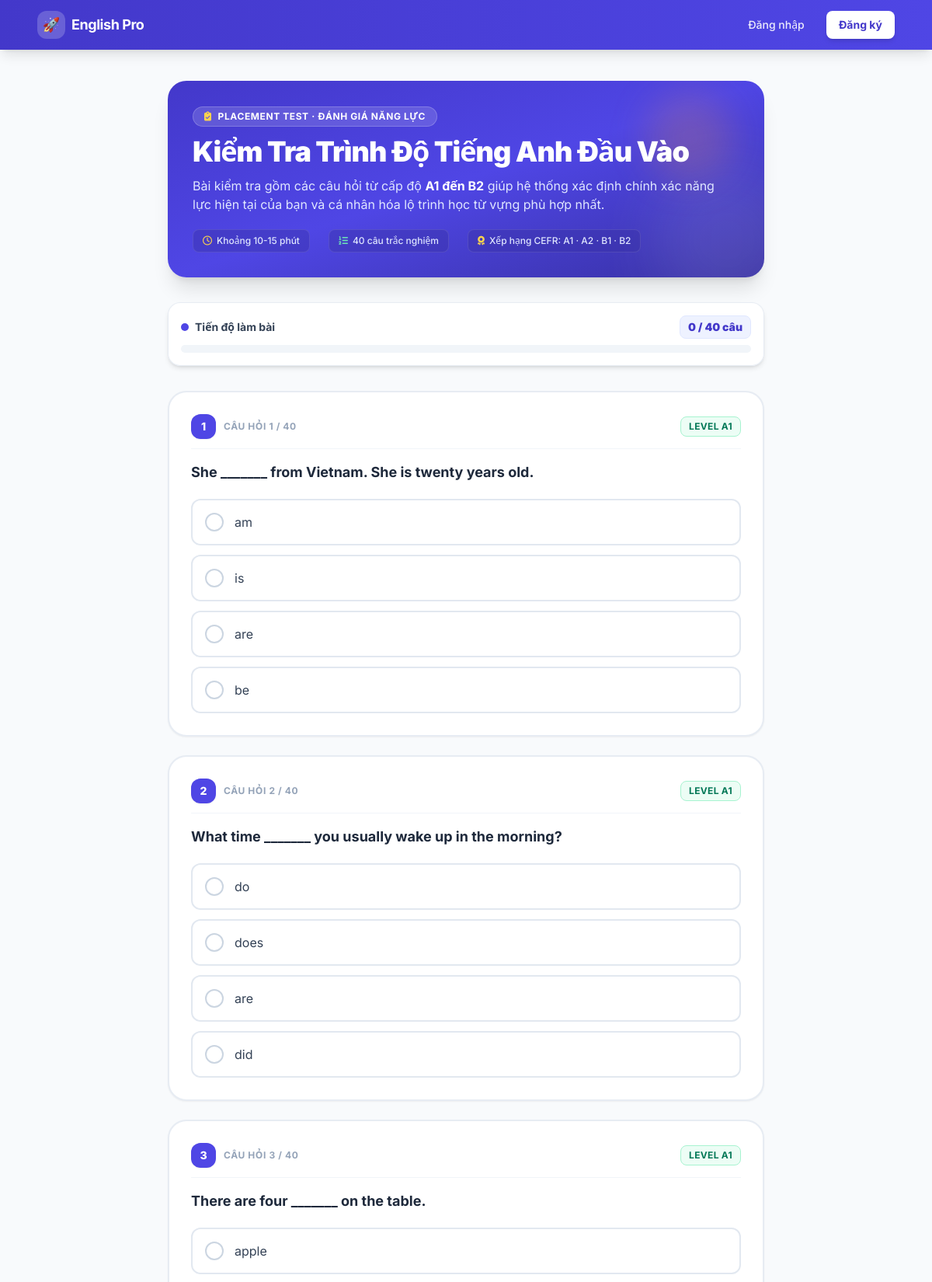
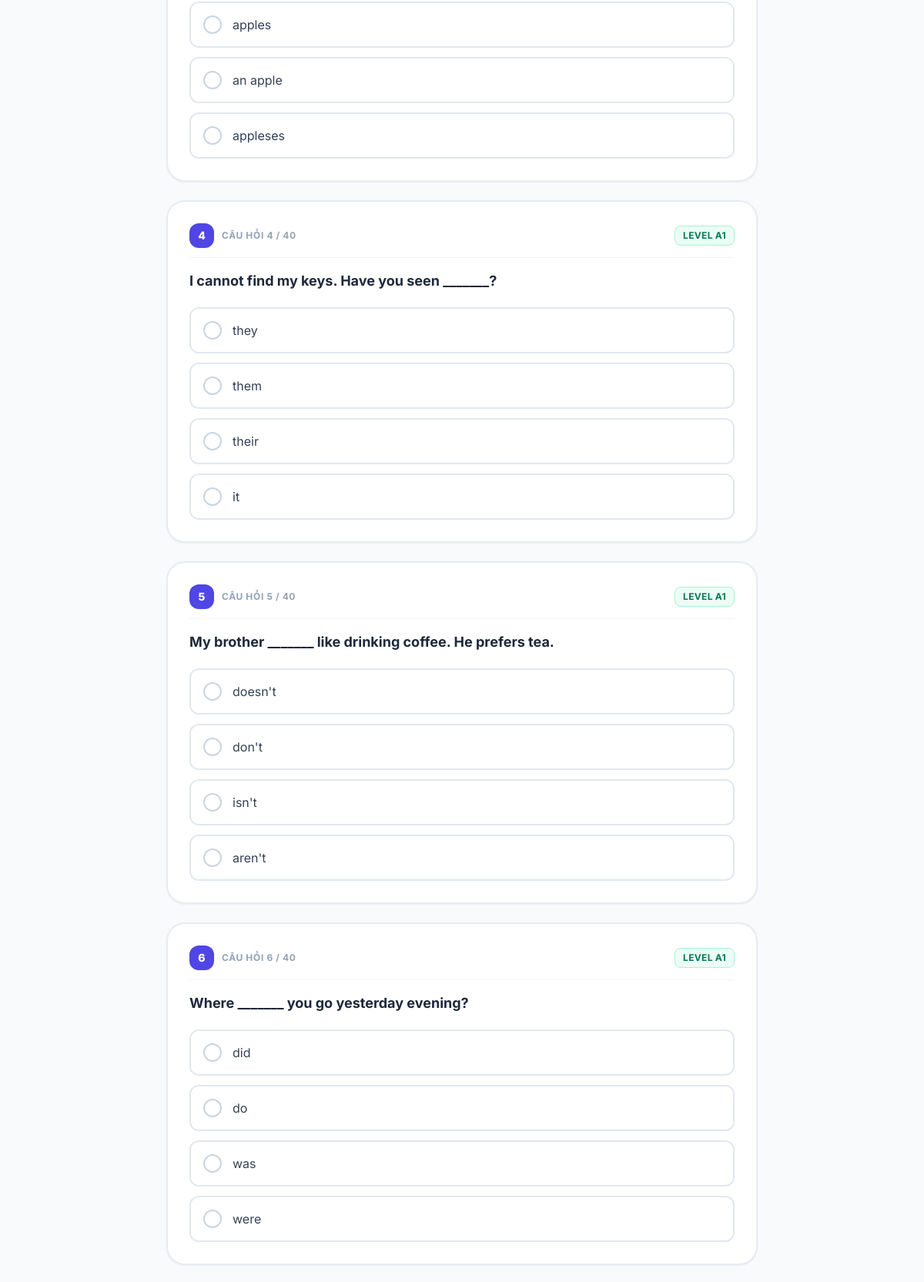
The page /placement-test/ (upper part) on the database its author committed (2 pictures, top to bottom).
### core/models.py (models this page shows, shortened)
class PlacementQuestion(models.Model):
    question_text = models.CharField(max_length=500, verbose_name="Nội dung câu hỏi")
    level = models.CharField(
        max_length=2,
        choices=LEVEL_CHOICES,
        default="A1",
        verbose_name="Độ khó",
    )
    order = models.PositiveIntegerField(default=0, verbose_name="Thứ tự sắp xếp")
    created_at = models.DateTimeField(auto_now_add=True, verbose_name="Ngày tạo")
    class Meta:
        verbose_name = "Câu hỏi test đầu vào"
        verbose_name_plural = "Câu hỏi test đầu vào"
        ordering = ["order", "id"]

class PlacementChoice(models.Model):
    question = models.ForeignKey(
        PlacementQuestion,
        on_delete=models.CASCADE,
        related_name="choices",
        verbose_name="Câu hỏi",
    )
    choice_text = models.CharField(max_length=255, verbose_name="Nội dung lựa chọn")
    is_correct = models.BooleanField(default=False, verbose_name="Đáp án đúng")
    class Meta:
        verbose_name = "Lựa chọn đáp án"
        verbose_name_plural = "Lựa chọn đáp án"

### core/views.py (the view, shortened to what this page needs)
# urls.py: path("placement-test/", views.placement_test_view, name="placement_test"),
def placement_test_view(request):
    questions = PlacementQuestion.objects.prefetch_related("choices").order_by("order", "id")
    return render(
        request,
        "core/placement_test.html",
        {
            "questions": questions,
            "total_questions": questions.count(),
        },
    )

### templates/core/placement_test.html (shortened to what this page needs)
{% extends "core/base.html" %}
{% block content %}
<div class="max-w-3xl mx-auto space-y-6 sm:space-y-8 animate-slide-up pb-20">
    <div class="bg-gradient-to-br from-brand-700 via-brand-600 to-indigo-800 rounded-3xl p-6 sm:p-8 text-white relative overflow-hidden shadow-xl">
        <div class="absolute -right-12 -bottom-12 w-48 h-48 bg-white/10 rounded-full blur-2xl pointer-events-none"></div>
        <div class="absolute right-10 top-4 w-28 h-28 bg-accent-400/20 rounded-full blur-xl pointer-events-none"></div>
        <div class="relative z-10 space-y-3">
            <div class="inline-flex items-center gap-2 bg-white/15 backdrop-blur-md px-3.5 py-1 rounded-full text-xs font-bold tracking-wider uppercase border border-white/20">
                <i class="fas fa-clipboard-check text-amber-300"></i>
                <span>Placement Test · Đánh giá năng lực</span>
            </div>
            <h1 class="text-2xl sm:text-3xl lg:text-4xl font-black tracking-tight leading-tight">
                Kiểm Tra Trình Độ Tiếng Anh Đầu Vào
            </h1>
            <p class="text-brand-100 text-sm sm:text-base leading-relaxed max-w-2xl">
                Bài kiểm tra gồm các câu hỏi từ cấp độ <strong class="text-white">A1 đến B2</strong> giúp hệ thống xác định chính xác năng lực hiện tại của bạn và cá nhân hóa lộ trình học từ vựng phù hợp nhất.
            </p>
            <div class="pt-2 flex flex-wrap items-center gap-3 sm:gap-6 text-xs text-brand-100 font-medium">
                <span class="flex items-center gap-1.5 bg-brand-800/40 px-3 py-1.5 rounded-lg border border-white/10">
                    <i class="far fa-clock text-amber-300"></i> Khoảng 10-15 phút
                </span>
                <span class="flex items-center gap-1.5 bg-brand-800/40 px-3 py-1.5 rounded-lg border border-white/10">
                    <i class="fas fa-list-ol text-emerald-300"></i> {{ total_questions }} câu trắc nghiệm
                </span>
                <span class="flex items-center gap-1.5 bg-brand-800/40 px-3 py-1.5 rounded-lg border border-white/10">
                    <i class="fas fa-award text-amber-300"></i> Xếp hạng CEFR: A1 · A2 · B1 · B2
                </span>
            </div>
        </div>
    </div>
    <div id="sticky-progress" class="sticky top-16 z-30 bg-white/95 backdrop-blur-md border border-slate-200/80 rounded-2xl p-4 shadow-md transition-all">
        <div class="flex items-center justify-between gap-4 mb-2">
            <div class="flex items-center gap-2">
                <span class="w-2.5 h-2.5 rounded-full bg-brand-600 animate-pulse"></span>
                <span class="text-xs sm:text-sm font-bold text-slate-700">Tiến độ làm bài</span>
            </div>
            <span class="text-xs sm:text-sm font-black text-brand-700 bg-brand-50 px-2.5 py-1 rounded-lg border border-brand-100">
                <span id="answered-count">0</span> / {{ total_questions }} câu
            </span>
        </div>
        <div class="w-full bg-slate-100 rounded-full h-2.5 overflow-hidden">
        </div>
    </div>
    {% if total_questions == 0 %}
    <div class="bg-white rounded-3xl border border-slate-200 p-10 text-center space-y-4 shadow-sm">
        <div class="w-16 h-16 bg-amber-50 text-amber-500 rounded-2xl flex items-center justify-center mx-auto text-2xl">
            <i class="fas fa-info-circle"></i>
        </div>
        <h3 class="text-lg font-bold text-slate-800">Chưa có câu hỏi kiểm tra đầu vào</h3>
        <p class="text-sm text-slate-500 max-w-md mx-auto">
            Hệ thống đang cập nhật bộ câu hỏi mới. Vui lòng quay lại sau hoặc liên hệ giảng viên/quản trị viên để thêm câu hỏi trong trang Admin.
        </p>
        <a href="{% url 'dashboard' %}" class="inline-flex items-center gap-2 px-5 py-2.5 bg-brand-600 text-white font-bold text-sm rounded-xl hover:bg-brand-700 transition-all shadow-md">
            <i class="fas fa-arrow-left"></i> Về Bảng điều khiển
        </a>
    </div>
    {% else %}
    <form id="placementForm" method="POST" action="{% url 'placement_test' %}" novalidate class="space-y-6">
        {% for q in questions %}
        <div id="question-card-{{ q.id }}" class="question-card bg-white rounded-2xl sm:rounded-3xl border-2 border-slate-200/80 p-5 sm:p-7 shadow-sm transition-all duration-200 hover:border-brand-200" data-question-id="{{ q.id }}">
            <div class="flex items-center justify-between gap-3 mb-4 pb-3 border-b border-slate-100">
                <div class="flex items-center gap-2.5">
                    <span class="w-7 h-7 sm:w-8 sm:h-8 rounded-xl bg-brand-600 text-white text-xs sm:text-sm font-extrabold flex items-center justify-center shadow-sm">
                        {{ forloop.counter }}
                    </span>
                    <span class="text-xs font-bold text-slate-400 uppercase tracking-wider">
                        Câu hỏi {{ forloop.counter }} / {{ total_questions }}
                    </span>
                </div>
                <span class="px-2.5 py-1 rounded-lg text-xs font-bold uppercase tracking-wide
                    {% if q.level == 'A1' %}bg-emerald-50 text-emerald-700 border border-emerald-200
                    {% elif q.level == 'A2' %}bg-sky-50 text-sky-700 border border-sky-200
                    {% elif q.level == 'B1' %}bg-indigo-50 text-indigo-700 border border-indigo-200
                    {% else %}bg-amber-50 text-amber-700 border border-amber-200{% endif %}">
                    Level {{ q.level }}
                </span>
            </div>
            <h2 class="text-base sm:text-lg font-bold text-slate-800 leading-snug mb-5">
                {{ q.question_text }}
            </h2>
            <div class="space-y-2.5 sm:space-y-3">
                {% for choice in q.choices.all %}
                <label class="choice-item flex items-center gap-3.5 p-3.5 sm:p-4 rounded-xl border-2 border-slate-200 bg-white hover:border-brand-300 hover:bg-slate-50/70 cursor-pointer transition-all duration-150 has-[:checked]:border-brand-600 has-[:checked]:bg-brand-50/70 has-[:checked]:shadow-sm group select-none">
                    <span class="w-5 h-5 sm:w-6 sm:h-6 rounded-full border-2 border-slate-300 group-hover:border-brand-400 flex items-center justify-center flex-shrink-0 group-has-[:checked]:border-brand-600 group-has-[:checked]:bg-brand-600 transition-colors">
                    </span>
                    <span class="text-sm sm:text-base text-slate-700 group-has-[:checked]:text-brand-900 group-has-[:checked]:font-semibold transition-colors flex-1 leading-relaxed">
                        {{ choice.choice_text }}
                    </span>
                </label>
                {% empty %}
                <p class="text-xs text-slate-400 italic">Chưa có lựa chọn nào cho câu hỏi này.</p>
                {% endfor %}
            </div>
        </div>
        {% endfor %}
    </form>
    {% endif %}
</div>
{% endblock %}

### templates/core/base.html (style rules this page uses)
body { font-family: 'Inter', system-ui, sans-serif; }

### rows shown on the page
PlacementQuestion: total_questions "40", level "A1", question_text "She _______ from Vietnam. She is twenty years old."
PlacementChoice: choice_text "am"
PlacementChoice: choice_text "is"
PlacementChoice: choice_text "are"
PlacementChoice: choice_text "be"
PlacementQuestion: total_questions "40", level "A1", question_text "What time _______ you usually wake up in the morning?"
PlacementChoice: choice_text "do"
PlacementChoice: choice_text "does"
PlacementChoice: choice_text "are"
PlacementChoice: choice_text "did"
PlacementQuestion: total_questions "40", level "A1", question_text "There are four _______ on the table."
PlacementChoice: choice_text "apple"
PlacementChoice: choice_text "apples"
PlacementChoice: choice_text "an apple"
PlacementChoice: choice_text "appleses"
PlacementQuestion: total_questions "40", level "A1", question_text "I cannot find my keys. Have you seen _______?"
PlacementChoice: choice_text "they"
PlacementChoice: choice_text "them"
PlacementChoice: choice_text "their"
PlacementChoice: choice_text "it"
PlacementQuestion: total_questions "40", level "A1", question_text "My brother _______ like drinking coffee. He prefers tea."
PlacementChoice: choice_text "doesn't"
PlacementChoice: choice_text "don't"
PlacementChoice: choice_text "isn't"
PlacementChoice: choice_text "aren't"
PlacementQuestion: total_questions "40", level "A1", question_text "Where _______ you go yesterday evening?"
PlacementChoice: choice_text "did"
PlacementChoice: choice_text "do"
PlacementChoice: choice_text "was"
PlacementChoice: choice_text "were"

### other values the page prints
{{ total_questions }} "40"
